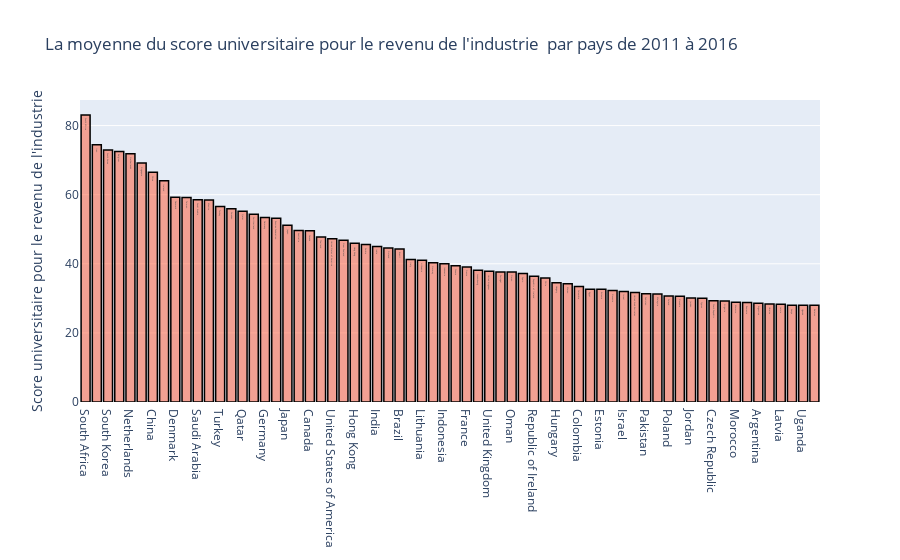

Notebook cell for this chart:
### Code cell
trace = go.Bar(
                x = x,
                y = y,
                name = "Le score universitaire pour le transfert de connaissances par pays",
                marker = dict(color = 'rgba(255, 87, 51, 0.5)',
                             line = dict(color ='rgb(0,0,0)',width =1.5)),
                text = x)

layout = go.Layout(barmode = "group",
                  title = 'La moyenne du score universitaire pour le revenu de l\'industrie  par pays de 2011 à 2016',
                  yaxis = dict(title = 'Score universitaire pour le revenu de l\'industrie'))
fig = go.Figure(data = trace, layout = layout)
iplot(fig)

### Figure 1 — Plotly figure (JSON) as saved in the notebook; plotly's stock layout.template omitted (floating-point values rounded to 4 significant figures)
{"data": [{"marker": {"color": "rgba(255, 87, 51, 0.5)", "line": {"color": "rgb(0,0,0)", "width": 1.5}}, "name": "Le score universitaire pour le transfert de connaissances par pays", "text": ["South Africa", "Iran", "South Korea", "Belgium", "Netherlands", "Singapore", "China", "Iceland", "Denmark", "Taiwan", "Saudi Arabia", "Mexico", "Turkey", "Sweden", "Qatar", "Switzerland", "Germany", "Russian Federation", "Japan", "Australia", "Canada", "Thailand", "United States of America", "New Zealand", "Hong Kong", "Serbia", "India", "Finland", "Brazil", "Italy", "Lithuania", "Norway", "Indonesia", "Greece", "France", "Luxembourg", "United Kingdom", "Portugal", "Oman", "Spain", "Republic of Ireland", "Chile", "Hungary", "Macau", "Colombia", "Egypt", "Estonia", "Slovenia", "Israel", "United Arab Emirates", "Pakistan", "Malaysia", "Poland", "Slovakia", "Jordan", "Cyprus", "Czech Republic", "Nigeria", "Morocco", "Romania", "Argentina", "Ukraine", "Latvia", "Kenya", "Uganda", "Belarus"], "type": "bar", "x": ["South Africa", "Iran", "South Korea", "Belgium", "Netherlands", "Singapore", "China", "Iceland", "Denmark", "Taiwan", "Saudi Arabia", "Mexico", "Turkey", "Sweden", "Qatar", "Switzerland", "Germany", "Russian Federation", "Japan", "Australia", "Canada", "Thailand", "United States of America", "New Zealand", "Hong Kong", "Serbia", "India", "Finland", "Brazil", "Italy", "Lithuania", "Norway", "Indonesia", "Greece", "France", "Luxembourg", "United Kingdom", "Portugal", "Oman", "Spain", "Republic of Ireland", "Chile", "Hungary", "Macau", "Colombia", "Egypt", "Estonia", "Slovenia", "Israel", "United Arab Emirates", "Pakistan", "Malaysia", "Poland", "Slovakia", "Jordan", "Cyprus", "Czech Republic", "Nigeria", "Morocco", "Romania", "Argentina", "Ukraine", "Latvia", "Kenya", "Uganda", "Belarus"], "y": [83.04, 74.44, 72.92, 72.54, 71.84, 69.16, 66.49, 64.06, 59.28, 59.18, 58.55, 58.5, 56.59, 55.91, 55.2, 54.37, 53.39, 53.2, 51.15, 49.62, 49.55, 47.75, 47.28, 46.82, 45.95, 45.6, 45.0, 44.58, 44.3, 41.23, 41, 40.27, 40, 39.44, 39.07, 38.1, 37.85, 37.64, 37.6, 37.17, 36.41, 35.92, 34.53, 34.25, 33.42, 32.62, 32.6, 32.3, 31.97, 31.7, 31.3, 31.28, 30.68, 30.6, 30.1, 30, 29.33, 29.2, 28.9, 28.77, 28.6, 28.4, 28.3, 28, 28, 28]}], "layout": {"barmode": "group", "title": {"text": "La moyenne du score universitaire pour le revenu de l'industrie  par pays de 2011 à 2016"}, "yaxis": {"title": {"text": "Score universitaire pour le revenu de l'industrie"}}}}
